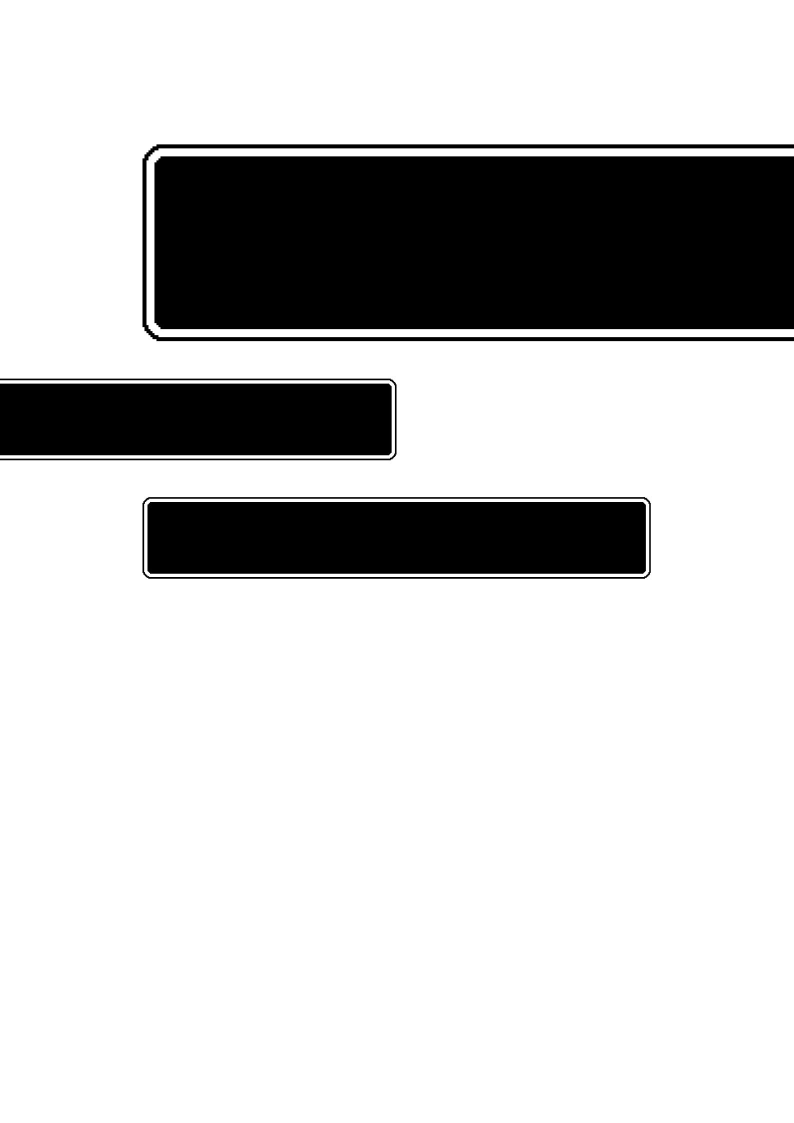
#> input picture test.jpg, 1587 x 2245 px (shown at 1/2 size)
$ python maze.py
#> lines starting #> are read from the running program, lines starting #| are printed output that depends on the picture; after the words box and inside, x2 and y2 are one past the last pixel; in counts of white or black regions, pixels touching at a corner belong together
import cv2
import numpy as np
import heapq

class Node:
    # [7 lines left out: function __init__, not called in this run]

    def __eq__(self, other):
        return self.position == other.position

    def __lt__(self, other):
        return self.f < other.f

    def __le__(self, other):
        return self.f <= other.f

    def __gt__(self, other):
        return self.f > other.f

    def __ge__(self, other):
        return self.f >= other.f

# [63 lines left out: function astar, not called in this run]

# Global variables to store the clicked points
clicked_points = []

# Mouse callback function
# [8 lines left out: function mouse_callback, not called in this run]

def main():
    global image

    # Load the image
    tp = cv2.imread('test.jpg')
#> tp is the input picture: shape (2245, 1587, 3); min 0, max 255, mean 202.5
    image = cv2.resize(tp, (int(tp.shape[1] / 2), int(tp.shape[0] / 2)))
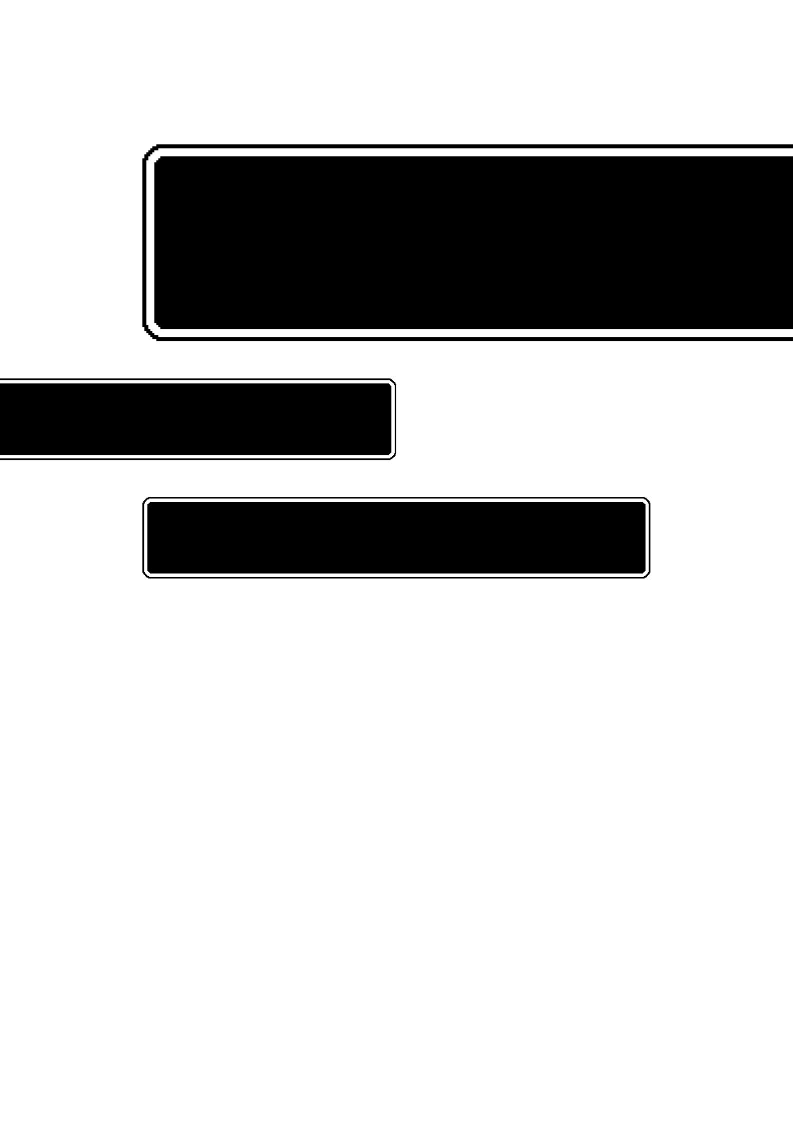
#> image: shape (1122, 793, 3); min 0, max 255, mean 202.5

    # Convert image to grayscale
    gray = cv2.cvtColor(image, cv2.COLOR_BGR2GRAY)

    # Threshold to get binary image
    _, binary = cv2.threshold(gray, 127, 255, cv2.THRESH_BINARY)
#> binary: shape (1122, 793); 79.4% white; 6 black regions, box (x1, y1, x2, y2) and area: (154, 156, 793, 329) 110499, (147, 502, 646, 574) 35417, (0, 383, 391, 455) 28146, (142, 144, 793, 341) 5912, (142, 497, 650, 579) 1755, (0, 378, 396, 460) 1659

    # Invert binary image
    binary = cv2.bitwise_not(binary)
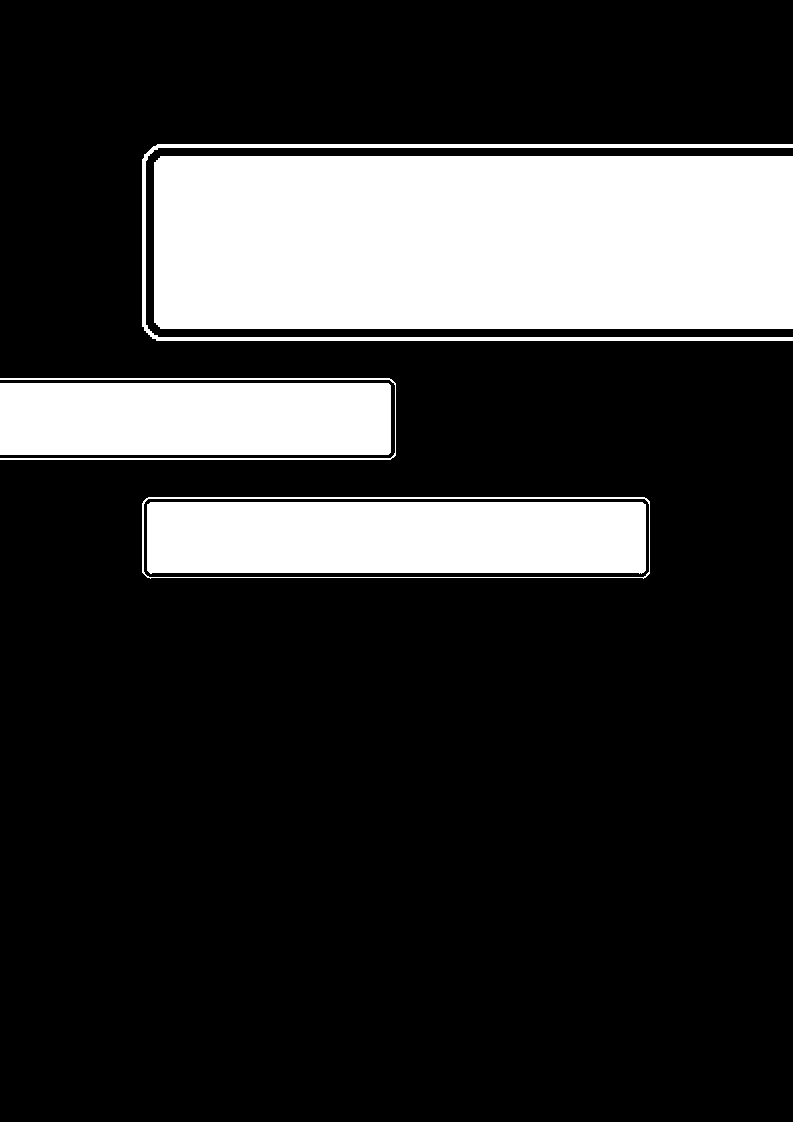
#> binary: shape (1122, 793); 20.6% white; 6 white regions

    # Find contours to get the maze borders
    contours, _ = cv2.findContours(binary, cv2.RETR_EXTERNAL, cv2.CHAIN_APPROX_SIMPLE)
#> contours = 5 contours; box (x1, y1, x2, y2) and area: (154, 156, 793, 329) 109691, (142, 497, 650, 579) 40518, (0, 383, 391, 455) 27686, (142, 144, 793, 341) 4434, (0, 378, 396, 460) 796

    # Create a 2D grid representing the maze
    maze_grid = np.zeros_like(gray)

    # Fill the detected borders on the grid
    cv2.drawContours(maze_grid, contours, -1, (255), thickness=cv2.FILLED)
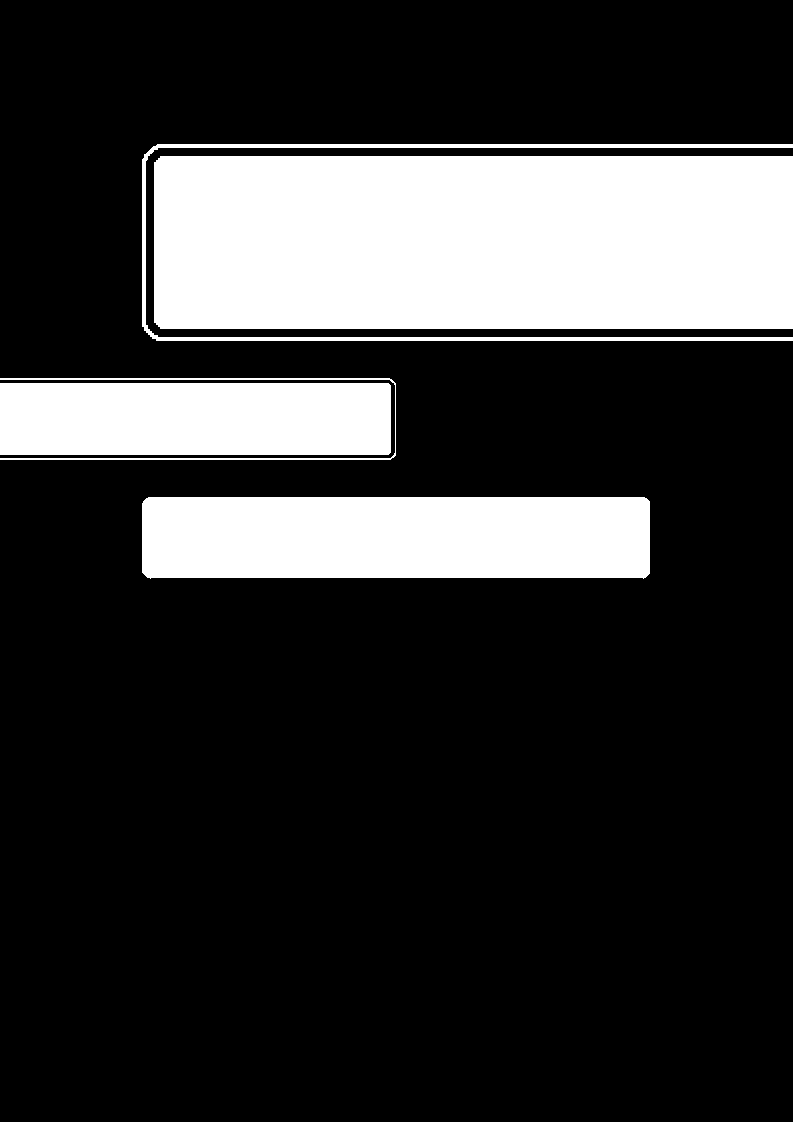
#> maze_grid: shape (1122, 793); 21.1% white; 5 white regions, box (x1, y1, x2, y2) and area: (154, 156, 793, 329) 110499, (142, 497, 650, 579) 41097, (0, 383, 391, 455) 28146, (142, 144, 793, 341) 5912, (0, 378, 396, 460) 1659

    # Display the image with the detected borders
    cv2.imshow('Maze Borders', maze_grid)
    cv2.setMouseCallback('Maze Borders', mouse_callback)

    cv2.waitKey(0)
    cv2.destroyAllWindows()

    # Calculate shortest path if two points are selected
    if len(clicked_points) == 2:
        print("DONE")
        start_point = clicked_points[0]
        end_point = clicked_points[1]
        print(start_point)
        print(end_point)

        # Find the shortest path avoiding the maze border
        path = astar(maze_grid, start_point, end_point)
        print(path)

        if path:
            # Draw the path segments on a copy of the original image
            image_with_path = image.copy()
            for i in range(len(path) - 1):
                pt1, pt2 = path[i], path[i+1]
                # Check if the distance between the two points is greater than 1
                if np.sqrt((pt1[0] - pt2[0]) ** 2 + (pt1[1] - pt2[1]) ** 2) > 1:
                    # If so, interpolate between the points to create intermediate points
                    num_intermediate_points = int(np.sqrt((pt1[0] - pt2[0]) ** 2 + (pt1[1] - pt2[1]) ** 2))
                    x_values = np.linspace(pt1[0], pt2[0], num_intermediate_points)
                    y_values = np.linspace(pt1[1], pt2[1], num_intermediate_points)
                    intermediate_points = [(int(x), int(y)) for x, y in zip(x_values, y_values)]
                    for i in range(len(intermediate_points) - 1):
                        cv2.line(image_with_path, intermediate_points[i], intermediate_points[i+1], (0, 255, 0), 2)
                else:
                    cv2.line(image_with_path, pt1, pt2, (0, 255, 0), 2)

            # Display the image with the path
            cv2.imshow('Shortest Path', image_with_path)
            cv2.waitKey(0)
            cv2.destroyAllWindows()
        else:
            print("No path found.")

if __name__ == "__main__":
    main()
